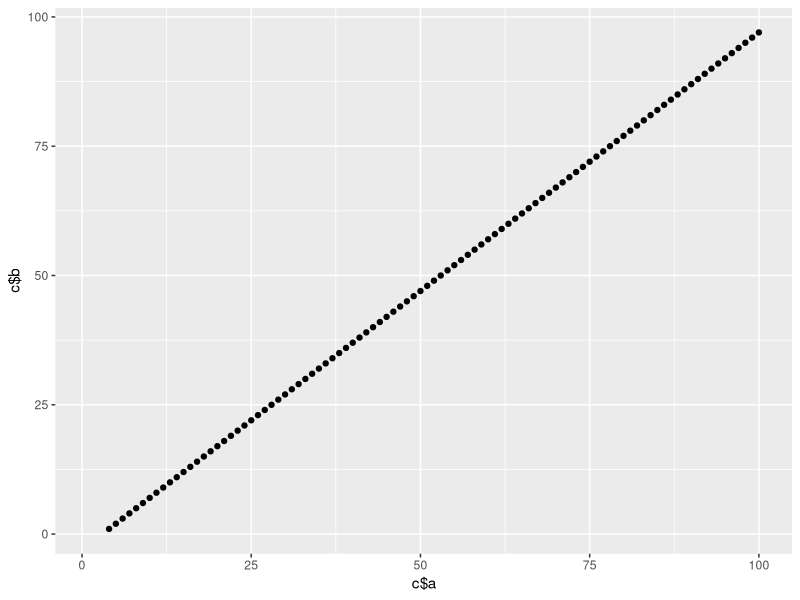

Source code (R):
require("zoo")
require("ggplot2")

a <- zoo(1:100)
b <- lag(a, -3, na.pad = TRUE)

indices <- ! is.na(b)

c <- data.frame(a, b)

qplot(c$a,c$b)